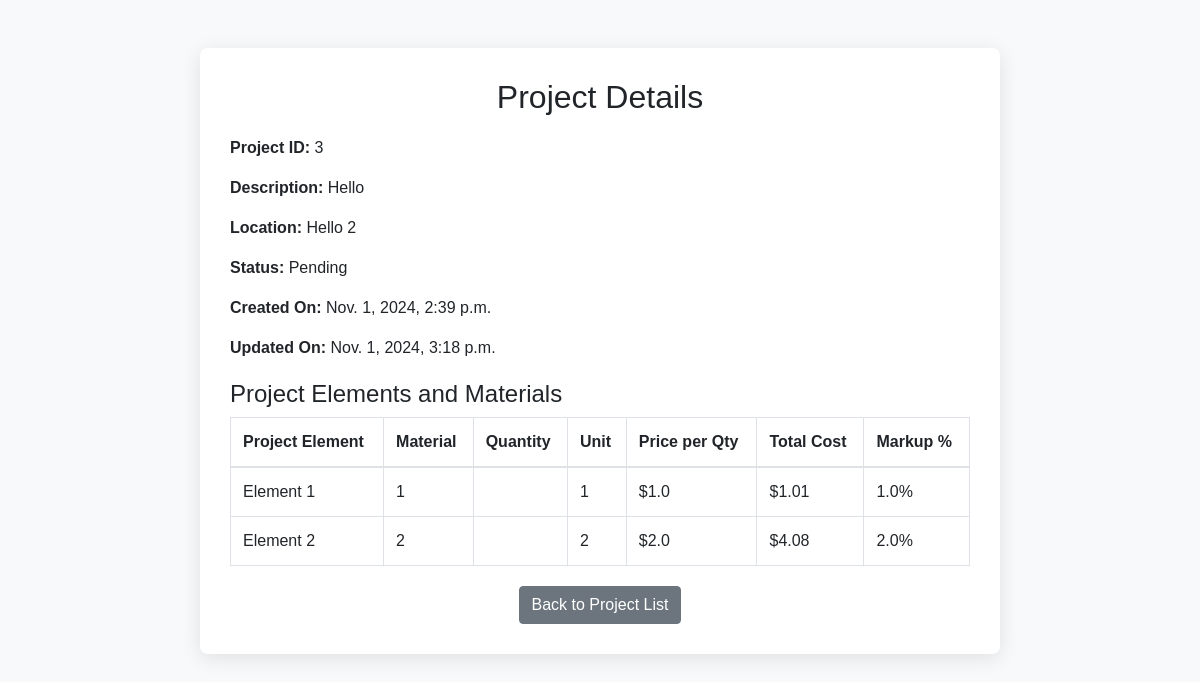
/projects/3/, run on the app's committed database.
### quotations/models.py (models this page shows, shortened)
class Project(models.Model):
    STATUS_CHOICES = [
        ("Pending", "Pending"),
        ("Approved", "Approved"),
        ("Declined", "Declined"),
        ("Completed", "Completed"),
    ]
    name = models.CharField(max_length=100)
    description = models.CharField(max_length=100)
    location = models.CharField(max_length=100)
    start_date = models.DateField(default=datetime.date.today)
    end_date = models.DateField(blank=True, null=True)
    user = models.ForeignKey(User, on_delete=models.CASCADE, related_name="projects")
    status = models.CharField(
        max_length=20, choices=STATUS_CHOICES, default="pending", blank=True, null=True
    )
    created_at = models.DateTimeField(auto_now_add=True)
    updated_at = models.DateTimeField(auto_now=True)

class ProjectElement(models.Model):
    project = models.ForeignKey(
        Project, on_delete=models.CASCADE, related_name="elements"
    )
    name = models.CharField(max_length=100)
    created_at = models.DateTimeField(auto_now_add=True)  # Changed to snake_case
    updated_at = models.DateTimeField(auto_now=True)  # Changed to snake_case

class Material(models.Model):
    element = models.ForeignKey(
        ProjectElement, related_name="materials", on_delete=models.CASCADE
    )
    name = models.CharField(max_length=255)
    qty = models.FloatField()
    unit = models.CharField(max_length=50)
    price_per_qty = models.FloatField()
    markup_percentage = models.FloatField()
    @property
    def total_cost(self):
        return self.qty * self.price_per_qty * (1 + self.markup_percentage / 100)

### quotations/views.py (the view, shortened to what this page needs)
# urls.py: path("projects/<int:project_id>/", views.project_detail, name="project_detail"),
def project_detail(request, project_id):
    project = get_object_or_404(Project, id=project_id)
    form = None
    return render(request, "project_detail.html", {"project": project, "form": form})

### quotations/views.py (called while the page is built)
def is_superuser(user):
    return user.is_superuser

### templates/project_detail.html (shortened to what this page needs)
{% load static %}
<!DOCTYPE html>
<html lang="en">
<head>
    <link rel="stylesheet" href="https://stackpath.bootstrapcdn.com/bootstrap/4.5.2/css/bootstrap.min.css">
</head>
<body>
    <div class="container mt-5">
        <div class="project-container">
            <h2>Project Details</h2>
            <div class="project-info">
                <p><strong>Project ID:</strong> {{ project.id }}</p>
                <p><strong>Description:</strong> {{ project.description }}</p>
                <p><strong>Location:</strong> {{ project.location }}</p>
                <p><strong>Status:</strong> {{ project.status }}</p>
                <p><strong>Created On:</strong> {{ project.created_at }}</p>
                <p><strong>Updated On:</strong> {{ project.updated_at }}</p>
            </div>
            <h4>Project Elements and Materials</h4>
            <table class="table table-bordered material-table">
                <thead>
                    <tr>
                        <th>Project Element</th>
                        <th>Material</th>
                        <th>Quantity</th>
                        <th>Unit</th>
                        <th>Price per Qty</th>
                        <th>Total Cost</th>
                        <th>Markup %</th>
                    </tr>
                </thead>
                <tbody>
                    {% for element in project.elements.all %}
                        {% for material in element.materials.all %}
                            <tr>
                                <td>{{ element.name }}</td>
                                <td>{{ material.name }}</td>
                                <td>{{ material.quantity }}</td>
                                <td>{{ material.unit }}</td>
                                <td>${{ material.price_per_qty }}</td>
                                <td>${{ material.total_cost }}</td>
                                <td>{{ material.markup_percentage }}%</td>
                            </tr>
                        {% endfor %}
                    {% endfor %}
                </tbody>
            </table>
            <div class="text-center">
                <a href="{% url 'project_list' %}" class="btn btn-secondary">Back to Project List</a>
            </div>
        </div>
    </div>
</body>
</html>

### templates/project_detail.html (style rules this page uses)
body { background-color: #f8f9fa; font-family: Arial, sans-serif; }
.project-container { max-width: 800px; margin: auto; padding: 30px; background-color: white; border-radius: 8px; box-shadow: 0 4px 20px rgba(0, 0, 0, 0.1); }
h2 { margin-bottom: 20px; text-align: center; }
.project-info { margin-bottom: 20px; }
.material-table { width: 100%; margin-bottom: 20px; }
.material-table th, .material-table td { text-align: left; }

### data on the page
Project: id "3", description "Hello", location "Hello 2", status "Pending", created_at "Nov. 1, 2024, 2:39 p.m.", updated_at "Nov. 1, 2024, 3:18 p.m."
ProjectElement: name "Element 1"
Material: name "1", unit "1", price_per_qty "1.0", total_cost "1.01", markup_percentage "1.0"
ProjectElement: name "Element 2"
Material: name "2", unit "2", price_per_qty "2.0", total_cost "4.08", markup_percentage "2.0"
